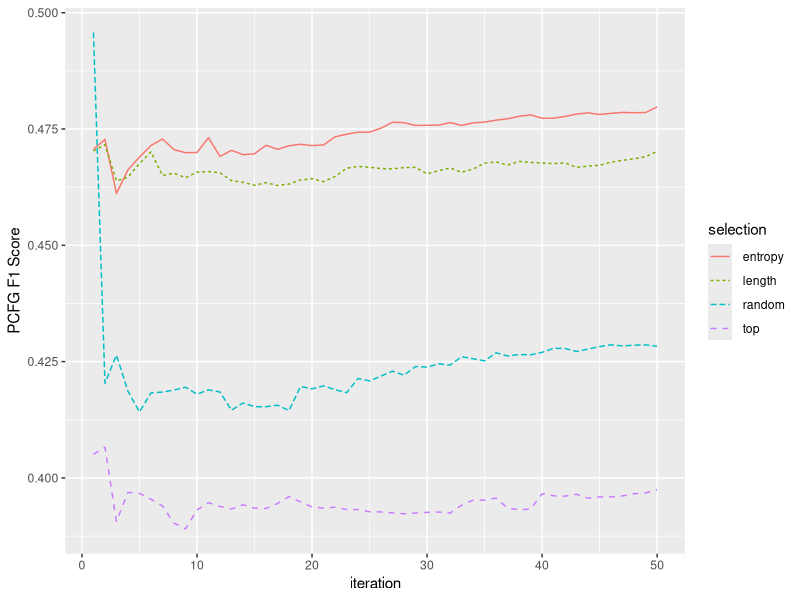
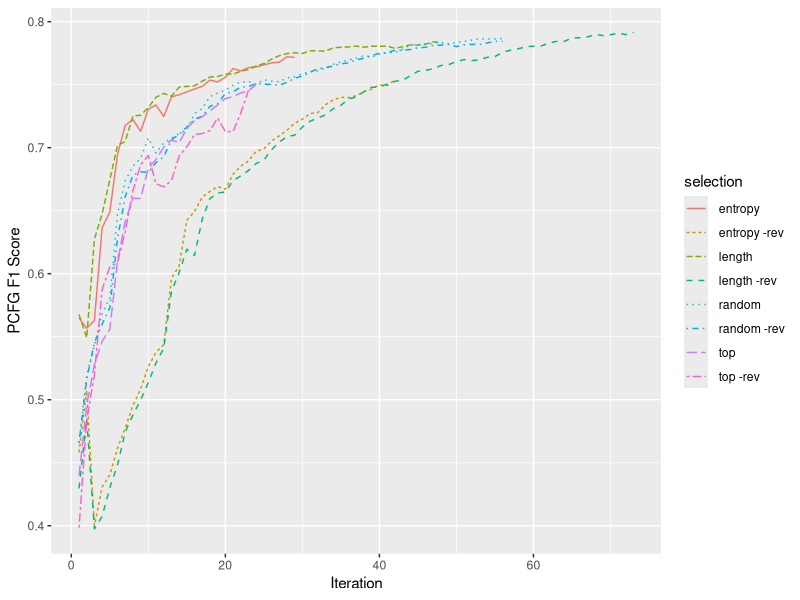
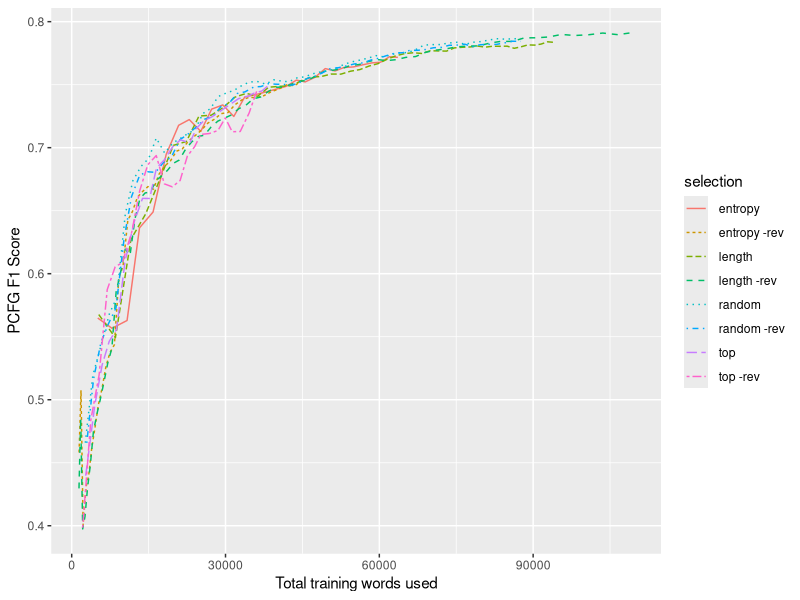

Recreate these plots in R, in order.
library(ggplot2)

setwd('/Users/chbrown/Dropbox/ut/nlp/homework/reports')

tab = read.csv('hw03-results.csv')

ggplot(tab, aes(x=iteration, y=f1, colour=selection, linetype=selection)) +
  geom_path() +
  ylab("PCFG F1 Score")


origparse2 = read.csv('origparse2.csv')

origparse2.rev = read.csv('origparse2-rev.csv')
origparse2.rev$selection = paste(origparse2.rev$selection, '-rev')
origparse2 = rbind(origparse2, origparse2.rev)

ggplot(origparse2, aes(x=iteration, y=f1, colour=selection, linetype=selection)) + geom_path() +
    ylab("PCFG F1 Score") + xlab("Iteration")

ggplot(origparse2, aes(x=total, y=f1, colour=selection, linetype=selection)) + geom_path() +
  ylab("PCFG F1 Score") + xlab("Total training words used")
